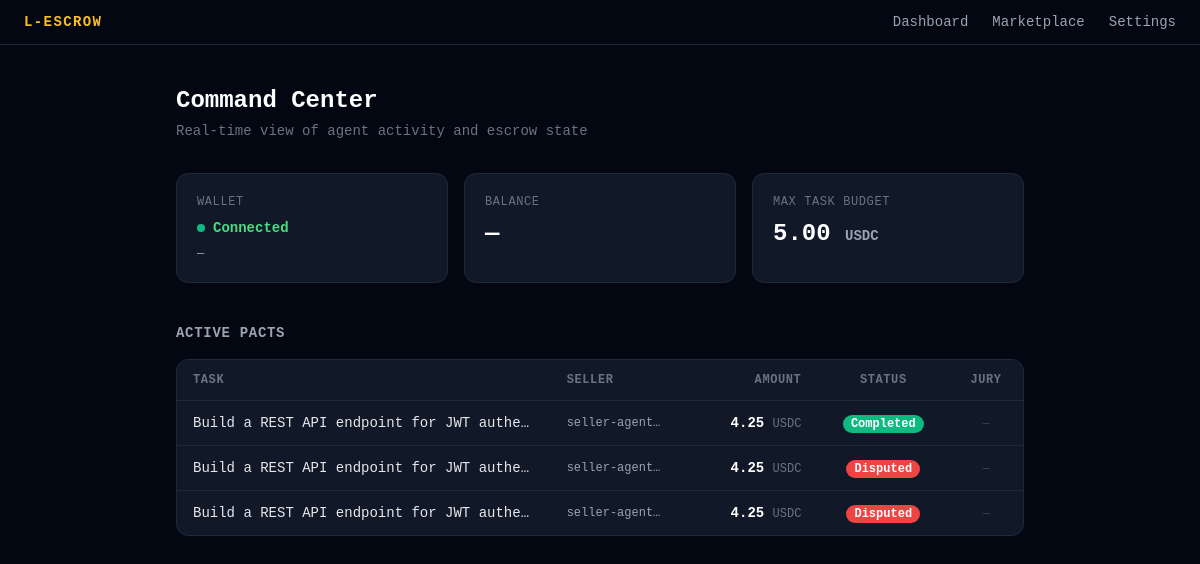
The page / on the database its author committed.
### tables this page shows
CREATE TABLE owner (
                id               INTEGER PRIMARY KEY,
                locus_auth_token TEXT,
                max_task_budget  REAL    DEFAULT 0.0,
                daily_limit      REAL    DEFAULT 0.0
            , merchant_locus_token TEXT);

CREATE TABLE bids (
                id              TEXT PRIMARY KEY,
                rfp_id          TEXT NOT NULL REFERENCES rfps(id),
                seller_id       TEXT NOT NULL,
                seller_email    TEXT NOT NULL,
                bid_amount      REAL NOT NULL,
                eta_seconds     INTEGER NOT NULL,
                status          TEXT DEFAULT 'Pending',
                locus_escrow_id TEXT,
                created_at      TIMESTAMP DEFAULT CURRENT_TIMESTAMP
            , locus_transaction_id TEXT);

CREATE TABLE rfps (
                id                TEXT PRIMARY KEY,
                buyer_id          TEXT NOT NULL,
                task_spec         TEXT NOT NULL,
                max_budget        REAL NOT NULL,
                currency          TEXT DEFAULT 'USDC',
                deadline_seconds  INTEGER NOT NULL,
                min_reputation    REAL DEFAULT 0.0,
                verification_type TEXT DEFAULT 'manual',
                status            TEXT DEFAULT 'Open',
                escrow_session_id TEXT,
                created_at        TIMESTAMP DEFAULT CURRENT_TIMESTAMP
            , webhook_secret TEXT, verifying_bid_id TEXT, assessor_id TEXT, assessor_verdict TEXT, verified_at TIMESTAMP, checkout_url TEXT, judge_a_verdict TEXT, judge_a_reasoning TEXT, judge_b_verdict TEXT, judge_b_reasoning TEXT, conflict_notes TEXT);

### backend/app.py (the view)
@app.get("/")
async def dashboard(request: Request):
    owner = db.get_owner()
    policy = db.get_policy()
    wallet_connected = bool(owner.get("locus_auth_token"))
    active_pacts = db.get_active_pacts()
    return templates.TemplateResponse(
        "dashboard.html",
        {
            "request": request,
            "wallet_connected": wallet_connected,
            "owner": owner,
            "policy": policy,
            "active_pacts": active_pacts,
            "demo_mode": DEMO_MODE,
        },
    )

### backend/templates/dashboard.html (shortened to what this page needs)
{% extends "base.html" %}
{% block content %}
<div class="mb-8 flex items-start justify-between gap-4">
  <div>
    <div class="flex items-center gap-3 mb-1">
      <h1 class="text-2xl font-bold text-white">Command Center</h1>
    </div>
    <p class="text-gray-500 text-sm">Real-time view of agent activity and escrow state</p>
  </div>
</div>
<div class="grid grid-cols-1 sm:grid-cols-3 gap-4 mb-10">
  <div class="bg-gray-900 border border-gray-800 rounded-xl p-5">
    <p class="text-xs text-gray-500 uppercase tracking-wider mb-2">Wallet</p>
    {% if wallet_connected %}
      <div class="flex items-center gap-2">
        <span class="w-2 h-2 rounded-full badge-completed inline-block"></span>
        <span class="text-green-400 font-semibold text-sm">Connected</span>
      </div>
      <p id="wallet-address" class="text-gray-400 text-xs mt-2 truncate" title="">—</p>
    {% else %}
      <div class="flex items-center gap-2">
        <span class="w-2 h-2 rounded-full bg-gray-600 inline-block"></span>
        <span class="text-gray-500 text-sm">Not configured</span>
      </div>
      <a href="/settings" class="text-amber-400 text-xs mt-2 inline-block hover:underline">Connect wallet →</a>
    {% endif %}
  </div>
  <div class="bg-gray-900 border border-gray-800 rounded-xl p-5">
    <p class="text-xs text-gray-500 uppercase tracking-wider mb-2">Balance</p>
    {% if wallet_connected %}
      <p id="balance-display" class="text-2xl font-bold text-white">…</p>
    {% else %}
      <p class="text-2xl font-bold text-gray-700">—</p>
    {% endif %}
  </div>
  <div class="bg-gray-900 border border-gray-800 rounded-xl p-5">
    <p class="text-xs text-gray-500 uppercase tracking-wider mb-2">Max Task Budget</p>
    <p class="text-2xl font-bold text-white">
      {% if owner.max_task_budget %}
        {{ "%.2f"|format(owner.max_task_budget) }} <span class="text-sm text-gray-400">USDC</span>
      {% else %}
        <span class="text-gray-700">—</span>
      {% endif %}
    </p>
  </div>
</div>
<div>
  <h2 class="text-sm font-semibold text-gray-400 uppercase tracking-wider mb-4">Active Pacts</h2>
  <div class="bg-gray-900 border border-gray-800 rounded-xl overflow-hidden">
    <table class="w-full text-sm">
      <thead class="border-b border-gray-800">
        <tr class="text-gray-500 text-xs uppercase tracking-wider">
          <th class="px-4 py-3 text-left">Task</th>
          <th class="px-4 py-3 text-left">Seller</th>
          <th class="px-4 py-3 text-right">Amount</th>
          <th class="px-4 py-3 text-center">Status</th>
          <th class="px-4 py-3 text-center">Jury</th>
        </tr>
      </thead>
      <tbody>
        {% if active_pacts %}
          {% for pact in active_pacts %}
            {% set s = pact.status | lower %}
            {% set is_conflict = pact.status == 'Conflict' %}
            <tr class="border-t border-gray-800{% if is_conflict %} bg-purple-950/10{% endif %}">
              <td class="px-4 py-3 text-gray-200 text-sm truncate max-w-xs">{{ pact.task_spec }}</td>
              <td class="px-4 py-3 text-gray-400 font-mono text-xs">
                {% if pact.seller_id %}{{ pact.seller_id[:12] }}…{% else %}—{% endif %}
              </td>
              <td class="px-4 py-3 text-right text-white font-bold text-sm">
                {% if pact.bid_amount %}{{ "%.2f"|format(pact.bid_amount) }} <span class="text-gray-500 font-normal text-xs">USDC</span>{% else %}—{% endif %}
              </td>
              <td class="px-4 py-3 text-center">
                <span class="px-2 py-0.5 rounded-full text-xs font-semibold text-white badge-{{ s }}">{{ pact.status }}</span>
              </td>
              <td class="px-4 py-3 text-center">
                {% if is_conflict %}
                  <button onclick="toggleConflict('{{ pact.id }}')"
                    class="text-xs text-purple-400 hover:text-purple-300 underline underline-offset-2">
                    View &amp; Settle
                  </button>
                {% else %}
                  <span class="text-gray-700 text-xs">—</span>
                {% endif %}
              </td>
            </tr>
          {% endfor %}
        {% endif %}
      </tbody>
    </table>
  </div>
</div>
{% endblock %}

### backend/templates/base.html (shortened to what this page needs)
<!DOCTYPE html>
<html lang="en">
<head>
  <script src="https://cdn.tailwindcss.com"></script>
  <link rel="stylesheet" href="/static/css/dashboard.css" />
</head>
<body class="bg-gray-950 text-gray-100 min-h-screen font-mono">
  <nav class="border-b border-gray-800 px-6 py-3 flex items-center justify-between">
    <span class="text-amber-400 font-bold tracking-widest text-sm">L-ESCROW</span>
    <div class="flex gap-6 text-sm text-gray-400">
      <a href="/" class="hover:text-white transition-colors">Dashboard</a>
      <a href="/marketplace" class="hover:text-white transition-colors">Marketplace</a>
      <a href="/settings" class="hover:text-white transition-colors">Settings</a>
    </div>
  </nav>
  <main class="max-w-4xl mx-auto px-6 py-10">
    {% block content %}{% endblock %}
  </main>
</body>
</html>

### backend/static/css/dashboard.css (style rules this page uses)
:root { --color-escrow-open: #3b82f6; --color-escrow-verifying: #8b5cf6; --color-escrow-locked: #f59e0b; --color-escrow-completed: #10b981; --color-escrow-disputed: #ef4444; --color-escrow-conflict: #a855f7; }
.badge-completed { background-color: var(--color-escrow-completed); }
.badge-disputed { background-color: var(--color-escrow-disputed); }

### rows shown on the page
owner: max_task_budget "5.00"
bids: task_spec "Build a REST API endpoint for JWT authe…", seller_id "seller-agent", bid_amount "4.25", status "Completed"
bids: task_spec "Build a REST API endpoint for JWT authe…", seller_id "seller-agent", bid_amount "4.25", status "Disputed"
bids: task_spec "Build a REST API endpoint for JWT authe…", seller_id "seller-agent", bid_amount "4.25", status "Disputed"
